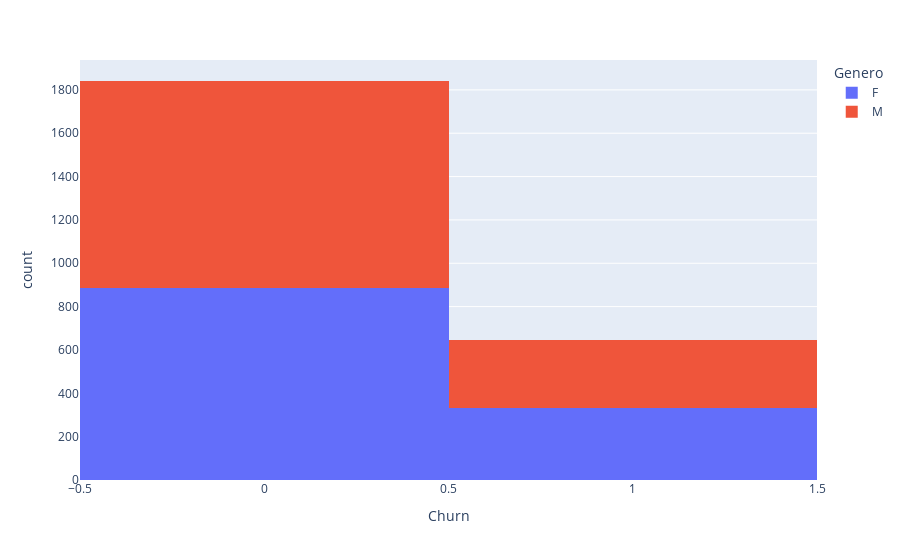

Here is the notebook cell this chart was saved with:
### Markdown cell above
# 4) Realize a etapa da análise bivariada:
A) Questione pelo menos 5 informações e traga as respostas utilizando visuais gráficos e insights.


B) Quais variáveis você acredita serem as mais importantes para esse projetos relacionadas a variável Churn?

### Code cell
#Seu código aqui

px.histogram(df, x='Churn', color= 'Genero', barmode= 'stack',labels='Gráfico de Genero vs Churn' )

### Figure 1 — Plotly figure (JSON) as saved in the notebook; plotly's stock layout.template omitted (floating-point values rounded to 4 significant figures; data arrays with more than 128 entries replaced by an {"elided": "..."} marker saying what was removed)
{"data": [{"alignmentgroup": "True", "bingroup": "x", "hovertemplate": "Genero=F<br>Churn=%{x}<br>count=%{y}<extra></extra>", "legendgroup": "F", "marker": {"color": "#636efa", "pattern": {"shape": ""}}, "name": "F", "offsetgroup": "F", "orientation": "v", "showlegend": true, "type": "histogram", "x": {"elided": "1219 int values"}, "xaxis": "x", "yaxis": "y"}, {"alignmentgroup": "True", "bingroup": "x", "hovertemplate": "Genero=M<br>Churn=%{x}<br>count=%{y}<extra></extra>", "legendgroup": "M", "marker": {"color": "#EF553B", "pattern": {"shape": ""}}, "name": "M", "offsetgroup": "M", "orientation": "v", "showlegend": true, "type": "histogram", "x": {"elided": "1269 int values"}, "xaxis": "x", "yaxis": "y"}], "layout": {"barmode": "stack", "legend": {"title": {"text": "Genero"}, "tracegroupgap": 0}, "margin": {"t": 60}, "xaxis": {"anchor": "y", "domain": [0, 1], "title": {"text": "Churn"}}, "yaxis": {"anchor": "x", "domain": [0, 1], "title": {"text": "count"}}}}
